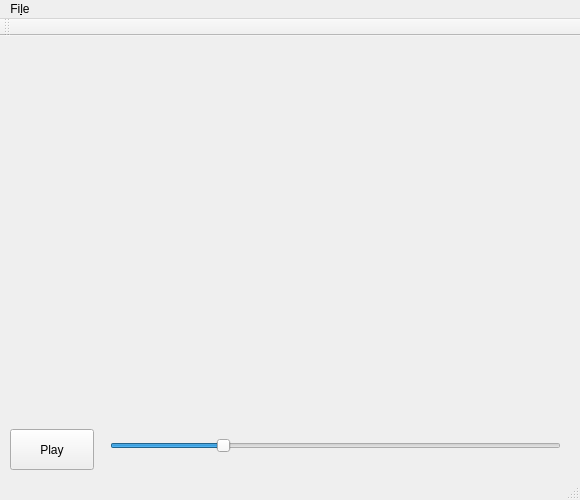
<?xml version="1.0" encoding="UTF-8"?>
<ui version="4.0">
 <class>AudioPlayerDemo</class>
 <widget class="QMainWindow" name="AudioPlayerDemo">
  <property name="geometry">
   <rect>
    <x>0</x>
    <y>0</y>
    <width>580</width>
    <height>500</height>
   </rect>
  </property>
  <property name="windowTitle">
   <string>AudioPlayerDemo</string>
  </property>
  <widget class="QWidget" name="centralWidget">
   <widget class="QLabel" name="label">
    <property name="geometry">
     <rect>
      <x>0</x>
      <y>0</y>
      <width>580</width>
      <height>385</height>
     </rect>
    </property>
    <property name="styleSheet">
     <string notr="true">background: url(&quot;../img2.jpg&quot;)</string>
    </property>
    <property name="text">
     <string/>
    </property>
   </widget>
   <widget class="QPushButton" name="button">
    <property name="geometry">
     <rect>
      <x>10</x>
      <y>393</y>
      <width>84</width>
      <height>41</height>
     </rect>
    </property>
    <property name="text">
     <string>Play</string>
    </property>
   </widget>
   <widget class="QSlider" name="horizontalSlider">
    <property name="geometry">
     <rect>
      <x>110</x>
      <y>400</y>
      <width>451</width>
      <height>20</height>
     </rect>
    </property>
    <property name="value">
     <number>24</number>
    </property>
    <property name="orientation">
     <enum>Qt::Horizontal</enum>
    </property>
   </widget>
  </widget>
  <widget class="QMenuBar" name="menuBar">
   <property name="geometry">
    <rect>
     <x>0</x>
     <y>0</y>
     <width>580</width>
     <height>30</height>
    </rect>
   </property>
   <widget class="QMenu" name="menuFile">
    <property name="title">
     <string>Fi&amp;le</string>
    </property>
    <addaction name="actionOpen"/>
    <addaction name="actionQuit"/>
   </widget>
   <addaction name="menuFile"/>
  </widget>
  <widget class="QToolBar" name="mainToolBar">
   <attribute name="toolBarArea">
    <enum>TopToolBarArea</enum>
   </attribute>
   <attribute name="toolBarBreak">
    <bool>false</bool>
   </attribute>
  </widget>
  <widget class="QStatusBar" name="statusBar"/>
  <action name="actionOpen">
   <property name="text">
    <string>&amp;Open</string>
   </property>
  </action>
  <action name="actionQuit">
   <property name="text">
    <string>&amp;Quit</string>
   </property>
  </action>
 </widget>
 <layoutdefault spacing="6" margin="11"/>
 <resources/>
 <connections/>
</ui>
